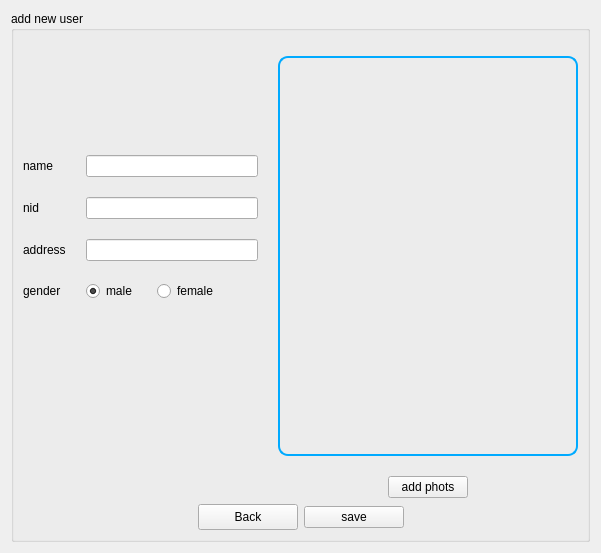
      <widget class="QWidget" name="page_2">
       <layout class="QGridLayout" name="gridLayout_2">
        <item row="0" column="0">
         <widget class="QGroupBox" name="groupBox">
          <property name="title">
           <string>add new user</string>
          </property>
          <layout class="QVBoxLayout" name="verticalLayout_3">
           <property name="topMargin">
            <number>25</number>
           </property>
           <item>
            <layout class="QHBoxLayout" name="horizontalLayout_5" stretch="0,1">
             <property name="spacing">
              <number>20</number>
             </property>
             <item>
              <layout class="QVBoxLayout" name="verticalLayout_2" stretch="1,0,2">
               <item>
                <spacer name="verticalSpacer_2">
                 <property name="orientation">
                  <enum>Qt::Vertical</enum>
                 </property>
                 <property name="sizeHint" stdset="0">
                  <size>
                   <width>20</width>
                   <height>40</height>
                  </size>
                 </property>
                </spacer>
               </item>
               <item>
                <layout class="QFormLayout" name="formLayout">
                 <property name="fieldGrowthPolicy">
                  <enum>QFormLayout::AllNonFixedFieldsGrow</enum>
                 </property>
                 <item row="0" column="0">
                  <widget class="QLabel" name="label">
                   <property name="text">
                    <string>name</string>
                   </property>
                  </widget>
                 </item>
                 <item row="0" column="1">
                  <widget class="QLineEdit" name="nameLin"/>
                 </item>
                 <item row="1" column="0">
                  <widget class="QLabel" name="label_2">
                   <property name="text">
                    <string>nid</string>
                   </property>
                  </widget>
                 </item>
                 <item row="1" column="1">
                  <widget class="QLineEdit" name="lnidLin">
                   <property name="maxLength">
                    <number>14</number>
                   </property>
                  </widget>
                 </item>
                 <item row="2" column="0">
                  <widget class="QLabel" name="label_3">
                   <property name="text">
                    <string>address</string>
                   </property>
                  </widget>
                 </item>
                 <item row="2" column="1">
                  <widget class="QLineEdit" name="addressLin"/>
                 </item>
                 <item row="3" column="0">
                  <widget class="QLabel" name="label_4">
                   <property name="text">
                    <string>gender</string>
                   </property>
                  </widget>
                 </item>
                 <item row="3" column="1">
                  <layout class="QHBoxLayout" name="horizontalLayout_4">
                   <item>
                    <widget class="QRadioButton" name="maleCheckOpt">
                     <property name="text">
                      <string>male</string>
                     </property>
                     <property name="checked">
                      <bool>true</bool>
                     </property>
                    </widget>
                   </item>
                   <item>
                    <widget class="QRadioButton" name="femaleCheckOpt">
                     <property name="text">
                      <string>female</string>
                     </property>
                    </widget>
                   </item>
                   <item>
                    <spacer name="horizontalSpacer_8">
                     <property name="orientation">
                      <enum>Qt::Horizontal</enum>
                     </property>
                     <property name="sizeHint" stdset="0">
                      <size>
                       <width>40</width>
                       <height>20</height>
                      </size>
                     </property>
                    </spacer>
                   </item>
                  </layout>
                 </item>
                </layout>
               </item>
               <item>
                <spacer name="verticalSpacer">
                 <property name="orientation">
                  <enum>Qt::Vertical</enum>
                 </property>
                 <property name="sizeHint" stdset="0">
                  <size>
                   <width>20</width>
                   <height>40</height>
                  </size>
                 </property>
                </spacer>
               </item>
              </layout>
             </item>
             <item>
              <layout class="QVBoxLayout" name="verticalLayout">
               <item>
                <widget class="QLabel" name="imageViewerLbl">
                 <property name="minimumSize">
                  <size>
                   <width>300</width>
                   <height>400</height>
                  </size>
                 </property>
                 <property name="maximumSize">
                  <size>
                   <width>16777215</width>
                   <height>400</height>
                  </size>
                 </property>
                 <property name="styleSheet">
                  <string notr="true">border:2px solid rgb(0, 170, 255);
border-radius:10px;
</string>
                 </property>
                 <property name="text">
                  <string/>
                 </property>
                 <property name="pixmap">
                  <pixmap>images/133967.svg</pixmap>
                 </property>
                 <property name="scaledContents">
                  <bool>true</bool>
                 </property>
                </widget>
               </item>
               <item>
                <layout class="QHBoxLayout" name="horizontalLayout_2" stretch="4,1,4">
                 <item>
                  <spacer name="horizontalSpacer_4">
                   <property name="orientation">
                    <enum>Qt::Horizontal</enum>
                   </property>
                   <property name="sizeHint" stdset="0">
                    <size>
                     <width>40</width>
                     <height>20</height>
                    </size>
                   </property>
                  </spacer>
                 </item>
                 <item>
                  <widget class="QPushButton" name="addTrainingImagesBtn">
                   <property name="minimumSize">
                    <size>
                     <width>80</width>
                     <height>0</height>
                    </size>
                   </property>
                   <property name="text">
                    <string>add phots</string>
                   </property>
                  </widget>
                 </item>
                 <item>
                  <spacer name="horizontalSpacer_5">
                   <property name="orientation">
                    <enum>Qt::Horizontal</enum>
                   </property>
                   <property name="sizeHint" stdset="0">
                    <size>
                     <width>40</width>
                     <height>20</height>
                    </size>
                   </property>
                  </spacer>
                 </item>
                </layout>
               </item>
              </layout>
             </item>
            </layout>
           </item>
           <item>
            <layout class="QHBoxLayout" name="horizontalLayout_3" stretch="4,0,0,4">
             <item>
              <spacer name="horizontalSpacer_6">
               <property name="orientation">
                <enum>Qt::Horizontal</enum>
               </property>
               <property name="sizeHint" stdset="0">
                <size>
                 <width>40</width>
                 <height>20</height>
                </size>
               </property>
              </spacer>
             </item>
             <item>
              <widget class="QPushButton" name="BackButton">
               <property name="minimumSize">
                <size>
                 <width>100</width>
                 <height>26</height>
                </size>
               </property>
               <property name="text">
                <string>Back</string>
               </property>
              </widget>
             </item>
             <item>
              <widget class="QPushButton" name="saveUserBtn">
               <property name="minimumSize">
                <size>
                 <width>100</width>
                 <height>0</height>
                </size>
               </property>
               <property name="text">
                <string>save</string>
               </property>
               <property name="icon">
                <iconset>
                 <normaloff>../../../../.designer/backup/images/unnamed.png</normaloff>../../../../.designer/backup/images/unnamed.png</iconset>
               </property>
              </widget>
             </item>
             <item>
              <spacer name="horizontalSpacer_7">
               <property name="orientation">
                <enum>Qt::Horizontal</enum>
               </property>
               <property name="sizeHint" stdset="0">
                <size>
                 <width>40</width>
                 <height>20</height>
                </size>
               </property>
              </spacer>
             </item>
            </layout>
           </item>
          </layout>
         </widget>
        </item>
       </layout>
      </widget>
